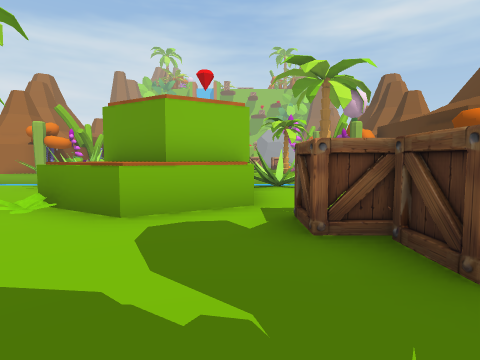
View 1 (above)

16 first-person views from a walk through a 3-D level made in the Unity game engine. The camera is 1.4 m above the floor, tilts 4° down and sees 80° across. The floor is counted in squares, 2 m on a side. Each view is taken from the middle of a square. On the plan, view 1 faces up. The plan holds only what a view shows up to about 10 squares ahead; the rest is blank. The place goes on beyond the plan. The player is left out. Some animated figures are left out.

View 2
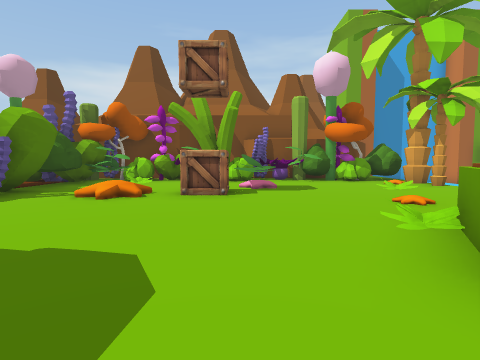

View 3
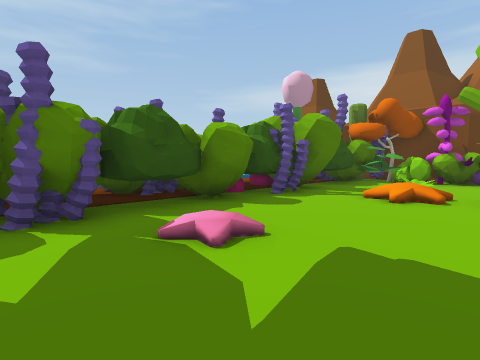

View 4
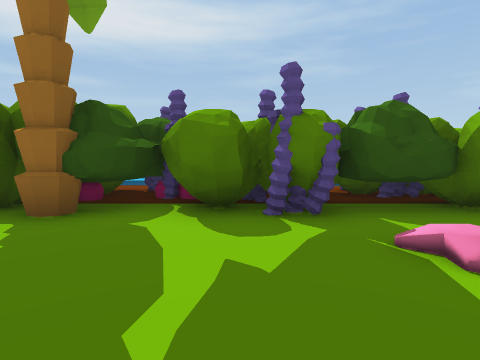

View 5
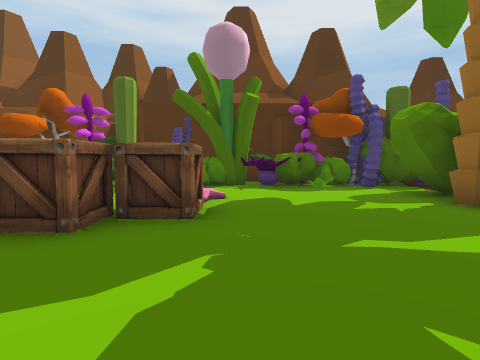

View 6
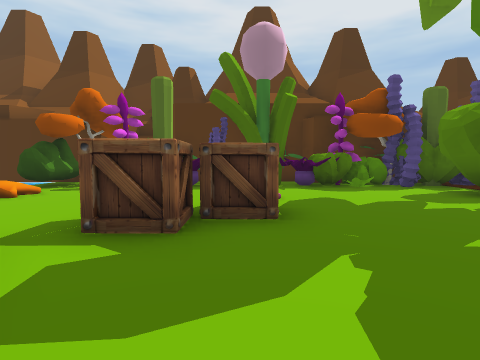

View 7
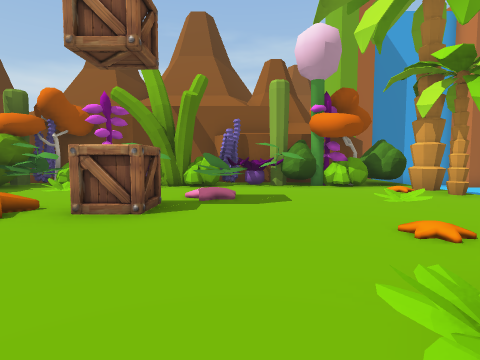

View 8
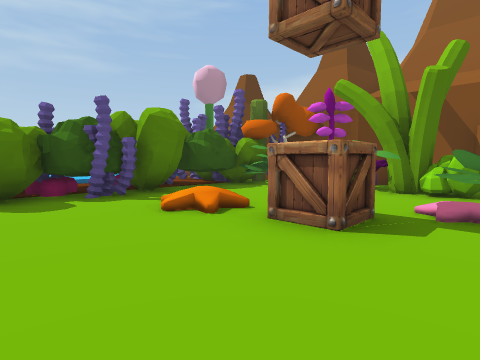

View 9
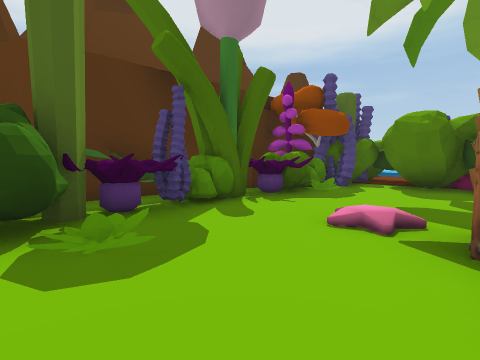

View 10
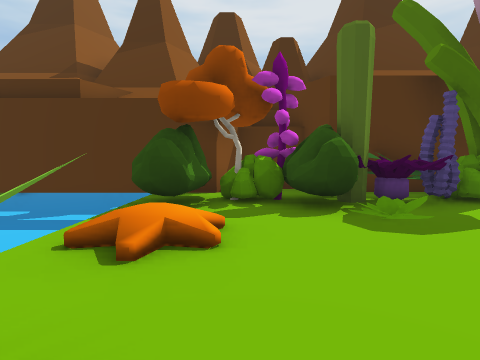

View 11
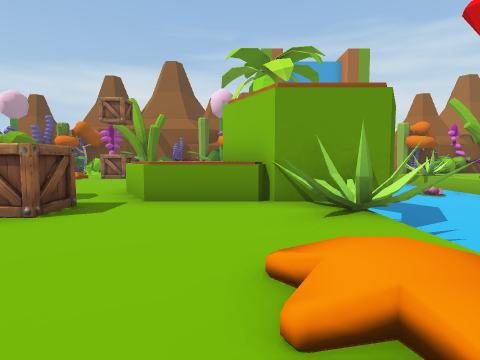

View 12
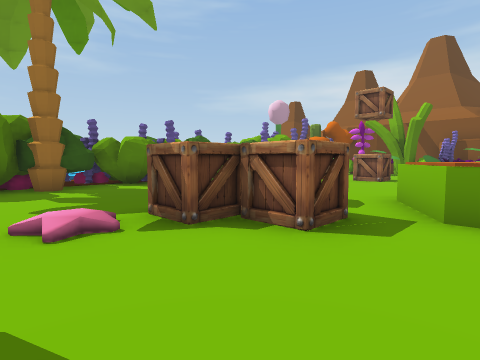

View 13
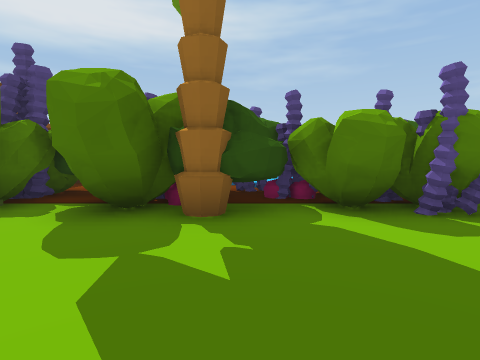

View 14
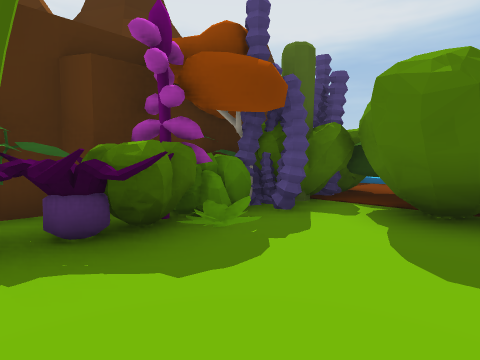

View 15
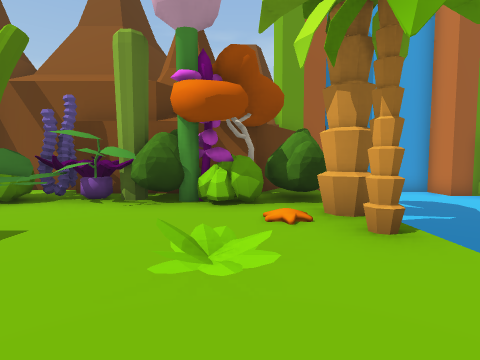

View 16
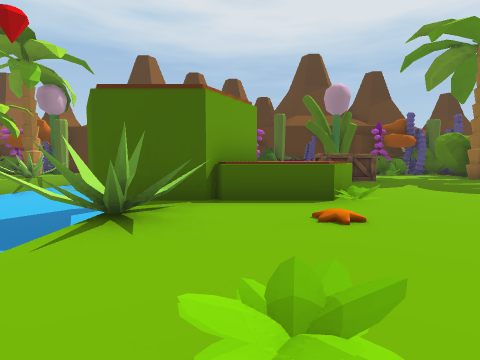

### Floor plan
Key: @ floor where view 1 was taken; # wall or solid block; . floor; / step, stairs or slope; = window, fence, low wall or low ledge; ^ raised ledge; v drop or lower ground; O other object.
Columns run from 12 left of view 1 to 8 right of it. Each row starts with its distance up from view 1.
 10 vvvv    vvvvv    vv#
  9  vvv    vv##vv   vv=
  8  OOOvvvOO####OvvvOO#
  7 #OOOO..OO#  OOO..OO##
  6 ##OO.O...^##^.....OO#
  5  #O......^^^^....OO #
  4  #OO.....O^^....O.OO
  3  #O..........O...OOO
  2 # O..........OO/..O#
  1 ###O..O......../..##
  0 ##O.../.....@....OO#
 -1  #OO../.../.......O#
 -2  #O...O.........O.O#
 -3  #OOO.OOOOOOO.OOOOO#
 -4    OOO  OOOOOOOOOOO
 -5    O O  OOOOOOOOOOO
 -6      O# O  OOOOOOO

Positions as (right, up) in squares from view 1, and headings:
1: (0, 0), facing up
2: (0, 2), facing left
3: (0, 1), facing down-left
4: (0, 1), facing down
5: (-2, 1), facing right
6: (-2, 2), facing right
7: (-2, 3), facing left
8: (-3, 3), facing down-left
9: (2, 5), facing down-right
10: (1, 6), facing right
11: (5, 6), facing left
12: (4, 5), facing down-left
13: (2, 1), facing down
14: (3, 1), facing down-right
15: (-5, 6), facing left
16: (-8, 6), facing right
